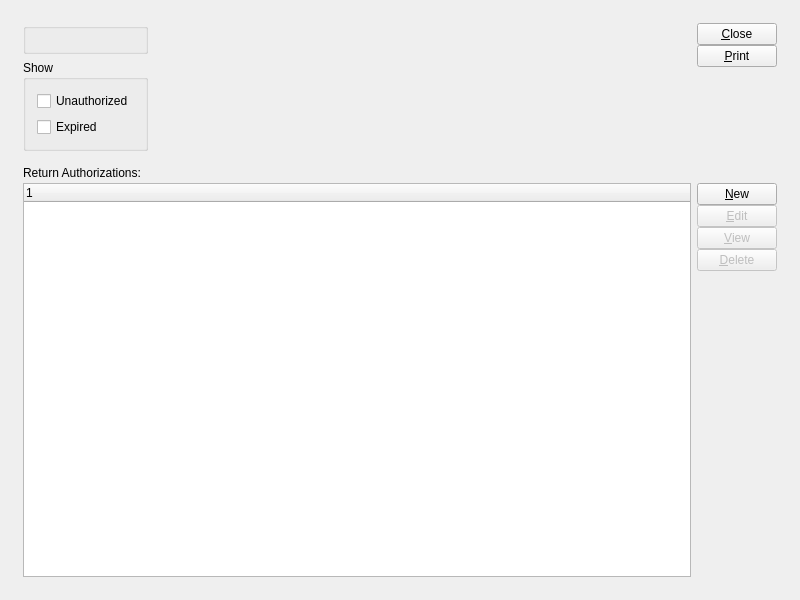
<?xml version="1.0" encoding="UTF-8"?>
<ui version="4.0">
 <comment>This file is part of the xTuple ERP: PostBooks Edition, a free and
open source Enterprise Resource Planning software suite,
Copyright (c) 1999-2011 by OpenMFG LLC, d/b/a xTuple.
It is licensed to you under the Common Public Attribution License
version 1.0, the full text of which (including xTuple-specific Exhibits)
is available at www.xtuple.com/CPAL.  By using this software, you agree
to be bound by its terms.</comment>
 <class>openReturnAuthorizations</class>
 <widget class="QWidget" name="openReturnAuthorizations">
  <property name="geometry">
   <rect>
    <x>0</x>
    <y>0</y>
    <width>800</width>
    <height>600</height>
   </rect>
  </property>
  <property name="minimumSize">
   <size>
    <width>600</width>
    <height>400</height>
   </size>
  </property>
  <property name="windowTitle">
   <string>List Open Return Authorizations</string>
  </property>
  <layout class="QGridLayout" name="gridLayout_4">
   <item row="0" column="0">
    <layout class="QGridLayout" name="gridLayout_3">
     <property name="margin">
      <number>12</number>
     </property>
     <property name="spacing">
      <number>12</number>
     </property>
     <item row="0" column="0">
      <layout class="QHBoxLayout" name="horizontalLayout_3">
       <item>
        <layout class="QVBoxLayout" name="verticalLayout_2">
         <item>
          <widget class="WarehouseGroup" name="_warehouse">
           <property name="title">
            <string/>
           </property>
           <property name="fixedSize">
            <bool>false</bool>
           </property>
          </widget>
         </item>
         <item>
          <widget class="QGroupBox" name="_showGroup">
           <property name="title">
            <string>Show</string>
           </property>
           <layout class="QGridLayout" name="gridLayout_2">
            <item row="0" column="0">
             <widget class="XCheckBox" name="_unauthorized">
              <property name="text">
               <string>Unauthorized</string>
              </property>
              <property name="forgetful">
               <bool>true</bool>
              </property>
             </widget>
            </item>
            <item row="1" column="0">
             <widget class="XCheckBox" name="_expired">
              <property name="text">
               <string>Expired</string>
              </property>
              <property name="forgetful">
               <bool>true</bool>
              </property>
             </widget>
            </item>
           </layout>
          </widget>
         </item>
        </layout>
       </item>
       <item>
        <spacer>
         <property name="orientation">
          <enum>Qt::Horizontal</enum>
         </property>
         <property name="sizeType">
          <enum>QSizePolicy::Expanding</enum>
         </property>
         <property name="sizeHint" stdset="0">
          <size>
           <width>0</width>
           <height>20</height>
          </size>
         </property>
        </spacer>
       </item>
       <item>
        <layout class="QVBoxLayout">
         <property name="spacing">
          <number>0</number>
         </property>
         <item>
          <widget class="QPushButton" name="_close">
           <property name="text">
            <string>&amp;Close</string>
           </property>
          </widget>
         </item>
         <item>
          <widget class="QPushButton" name="_print">
           <property name="text">
            <string>&amp;Print</string>
           </property>
          </widget>
         </item>
         <item>
          <spacer>
           <property name="orientation">
            <enum>Qt::Vertical</enum>
           </property>
           <property name="sizeType">
            <enum>QSizePolicy::Expanding</enum>
           </property>
           <property name="sizeHint" stdset="0">
            <size>
             <width>20</width>
             <height>0</height>
            </size>
           </property>
          </spacer>
         </item>
        </layout>
       </item>
      </layout>
     </item>
     <item row="1" column="0">
      <widget class="QFrame" name="_frame">
       <property name="sizePolicy">
        <sizepolicy hsizetype="Preferred" vsizetype="Expanding">
         <horstretch>0</horstretch>
         <verstretch>1</verstretch>
        </sizepolicy>
       </property>
       <property name="frameShape">
        <enum>QFrame::NoFrame</enum>
       </property>
       <property name="frameShadow">
        <enum>QFrame::Raised</enum>
       </property>
       <layout class="QGridLayout" name="gridLayout">
        <property name="margin">
         <number>0</number>
        </property>
        <item row="0" column="0">
         <layout class="QVBoxLayout" name="verticalLayout">
          <property name="spacing">
           <number>0</number>
          </property>
          <item>
           <widget class="QLabel" name="_returnAuthorizationsLit">
            <property name="sizePolicy">
             <sizepolicy hsizetype="Fixed" vsizetype="Fixed">
              <horstretch>0</horstretch>
              <verstretch>0</verstretch>
             </sizepolicy>
            </property>
            <property name="minimumSize">
             <size>
              <width>0</width>
              <height>20</height>
             </size>
            </property>
            <property name="text">
             <string>Return Authorizations:</string>
            </property>
           </widget>
          </item>
          <item>
           <layout class="QHBoxLayout" name="horizontalLayout_2">
            <item>
             <widget class="XTreeWidget" name="_ra">
              <property name="sizePolicy">
               <sizepolicy hsizetype="Expanding" vsizetype="Expanding">
                <horstretch>0</horstretch>
                <verstretch>0</verstretch>
               </sizepolicy>
              </property>
             </widget>
            </item>
            <item>
             <layout class="QVBoxLayout">
              <property name="spacing">
               <number>0</number>
              </property>
              <item>
               <widget class="QPushButton" name="_new">
                <property name="enabled">
                 <bool>true</bool>
                </property>
                <property name="text">
                 <string>&amp;New</string>
                </property>
               </widget>
              </item>
              <item>
               <widget class="QPushButton" name="_edit">
                <property name="enabled">
                 <bool>false</bool>
                </property>
                <property name="text">
                 <string>&amp;Edit</string>
                </property>
               </widget>
              </item>
              <item>
               <widget class="QPushButton" name="_view">
                <property name="enabled">
                 <bool>false</bool>
                </property>
                <property name="text">
                 <string>&amp;View</string>
                </property>
               </widget>
              </item>
              <item>
               <widget class="QPushButton" name="_delete">
                <property name="enabled">
                 <bool>false</bool>
                </property>
                <property name="text">
                 <string>&amp;Delete</string>
                </property>
               </widget>
              </item>
              <item>
               <spacer>
                <property name="orientation">
                 <enum>Qt::Vertical</enum>
                </property>
                <property name="sizeType">
                 <enum>QSizePolicy::Expanding</enum>
                </property>
                <property name="sizeHint" stdset="0">
                 <size>
                  <width>20</width>
                  <height>166</height>
                 </size>
                </property>
               </spacer>
              </item>
             </layout>
            </item>
           </layout>
          </item>
         </layout>
        </item>
       </layout>
      </widget>
     </item>
    </layout>
   </item>
  </layout>
 </widget>
 <layoutdefault spacing="6" margin="11"/>
 <pixmapfunction>qPixmapFromMimeSource</pixmapfunction>
 <customwidgets>
  <customwidget>
   <class>WarehouseGroup</class>
   <extends>QGroupBox</extends>
   <header>warehousegroup.h</header>
  </customwidget>
  <customwidget>
   <class>XCheckBox</class>
   <extends>QCheckBox</extends>
   <header>xcheckbox.h</header>
  </customwidget>
  <customwidget>
   <class>XTreeWidget</class>
   <extends>QTreeWidget</extends>
   <header>xtreewidget.h</header>
   <container>1</container>
  </customwidget>
 </customwidgets>
 <tabstops>
  <tabstop>_unauthorized</tabstop>
  <tabstop>_expired</tabstop>
  <tabstop>_ra</tabstop>
  <tabstop>_new</tabstop>
  <tabstop>_edit</tabstop>
  <tabstop>_view</tabstop>
  <tabstop>_delete</tabstop>
  <tabstop>_close</tabstop>
  <tabstop>_print</tabstop>
 </tabstops>
 <resources/>
 <connections>
  <connection>
   <sender>_close</sender>
   <signal>clicked()</signal>
   <receiver>openReturnAuthorizations</receiver>
   <slot>close()</slot>
   <hints>
    <hint type="sourcelabel">
     <x>20</x>
     <y>20</y>
    </hint>
    <hint type="destinationlabel">
     <x>20</x>
     <y>20</y>
    </hint>
   </hints>
  </connection>
  <connection>
   <sender>_ra</sender>
   <signal>valid(bool)</signal>
   <receiver>_view</receiver>
   <slot>setEnabled(bool)</slot>
   <hints>
    <hint type="sourcelabel">
     <x>20</x>
     <y>20</y>
    </hint>
    <hint type="destinationlabel">
     <x>20</x>
     <y>20</y>
    </hint>
   </hints>
  </connection>
 </connections>
</ui>
